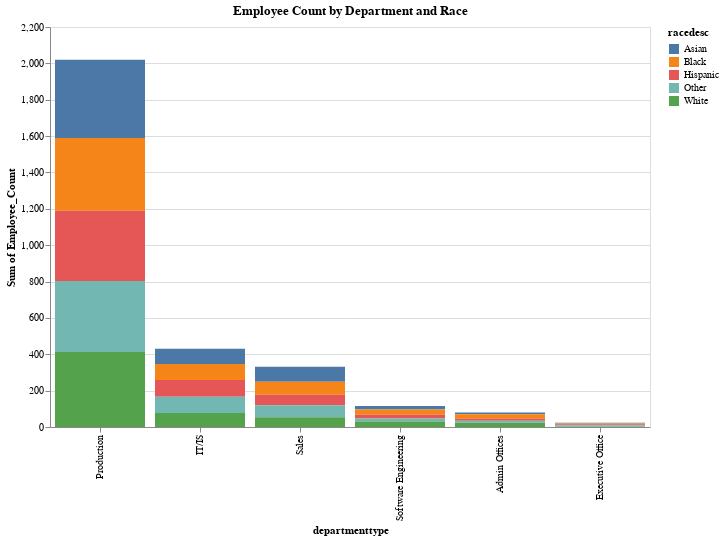

The notebook cell this image was saved under:
### Code cell
stat_chart, interactive_chart = plot_vega_lite_chart(small_data_response, small_data)
stat_chart

### Figure 1 — Vega-Lite specification as saved in the notebook (floating-point values rounded to 4 significant figures)
{"config": {"view": {"continuousWidth": 400, "continuousHeight": 300}}, "data": {"name": "data-1b6f2a6379b1d016d29f46eca4f8d809"}, "mark": "bar", "description": "This visualization shows the employee count for each race in each department in the dataset.", "encoding": {"color": {"field": "racedesc", "type": "nominal"}, "tooltip": [{"field": "departmenttype", "type": "nominal"}, {"field": "racedesc", "type": "nominal"}, {"field": "Employee_Count", "type": "nominal"}], "x": {"field": "departmenttype", "sort": {"field": "Employee_Count", "op": "sum", "order": "descending"}, "type": "nominal"}, "y": {"aggregate": "sum", "field": "Employee_Count", "type": "quantitative"}}, "height": 400, "title": "Employee Count by Department and Race", "width": 600, "$schema": "https://vega.github.io/schema/vega-lite/v4.json", "datasets": {"data-1b6f2a6379b1d016d29f46eca4f8d809": [{"departmenttype": "Admin Offices", "racedesc": "Asian", "Employee_Count": 10}, {"departmenttype": "Admin Offices", "racedesc": "Black", "Employee_Count": 25}, {"departmenttype": "Admin Offices", "racedesc": "Hispanic", "Employee_Count": 11}, {"departmenttype": "Admin Offices", "racedesc": "Other", "Employee_Count": 10}, {"departmenttype": "Admin Offices", "racedesc": "White", "Employee_Count": 24}, {"departmenttype": "Executive Office", "racedesc": "Asian", "Employee_Count": 5}, {"departmenttype": "Executive Office", "racedesc": "Black", "Employee_Count": 4}, {"departmenttype": "Executive Office", "racedesc": "Hispanic", "Employee_Count": 5}, {"departmenttype": "Executive Office", "racedesc": "Other", "Employee_Count": 8}, {"departmenttype": "Executive Office", "racedesc": "White", "Employee_Count": 2}, {"departmenttype": "IT/IS", "racedesc": "Asian", "Employee_Count": 83}, {"departmenttype": "IT/IS", "racedesc": "Black", "Employee_Count": 89}, {"departmenttype": "IT/IS", "racedesc": "Hispanic", "Employee_Count": 91}, {"departmenttype": "IT/IS", "racedesc": "Other", "Employee_Count": 90}, {"departmenttype": "IT/IS", "racedesc": "White", "Employee_Count": 77}, {"departmenttype": "Production       ", "racedesc": "Asian", "Employee_Count": 430}, {"departmenttype": "Production       ", "racedesc": "Black", "Employee_Count": 400}, {"departmenttype": "Production       ", "racedesc": "Hispanic", "Employee_Count": 387}, {"departmenttype": "Production       ", "racedesc": "Other", "Employee_Count": 390}, {"departmenttype": "Production       ", "racedesc": "White", "Employee_Count": 413}, {"departmenttype": "Sales", "racedesc": "Asian", "Employee_Count": 82}, {"departmenttype": "Sales", "racedesc": "Black", "Employee_Count": 71}, {"departmenttype": "Sales", "racedesc": "Hispanic", "Employee_Count": 58}, {"departmenttype": "Sales", "racedesc": "Other", "Employee_Count": 67}, {"departmenttype": "Sales", "racedesc": "White", "Employee_Count": 53}, {"departmenttype": "Software Engineering", "racedesc": "Asian", "Employee_Count": 19}, {"departmenttype": "Software Engineering", "racedesc": "Black", "Employee_Count": 29}, {"departmenttype": "Software Engineering", "racedesc": "Hispanic", "Employee_Count": 20}, {"departmenttype": "Software Engineering", "racedesc": "Other", "Employee_Count": 17}, {"departmenttype": "Software Engineering", "racedesc": "White", "Employee_Count": 30}]}}
